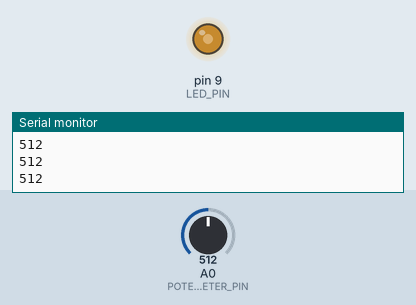
A sketch run on a simulated Arduino Uno, built with avr-gcc and run on an emulated ATmega328P. On the bench: output pins drawn as LEDs (lit = HIGH), the last lines printed to the serial monitor. The inputs (shaded band) are chosen by the test bench; at power-on: A0 (POTENTIOMETER_PIN) = 512.

Above: at 1.2 s.
1.3 s: A0 (POTENTIOMETER_PIN) set to 716
At 2.3 s:
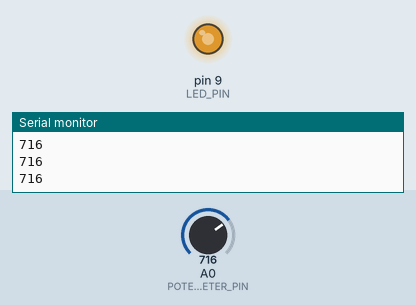
2.8 s: A0 (POTENTIOMETER_PIN) set to 900
At 3.6 s:
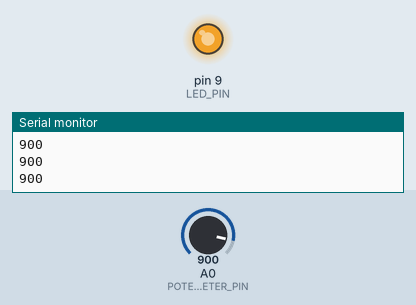
4.3 s: A0 (POTENTIOMETER_PIN) set to 122
At 4.6 s:
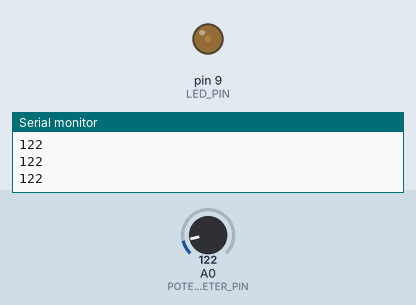
5.8 s: A0 (POTENTIOMETER_PIN) set to 0
At 7.0 s:
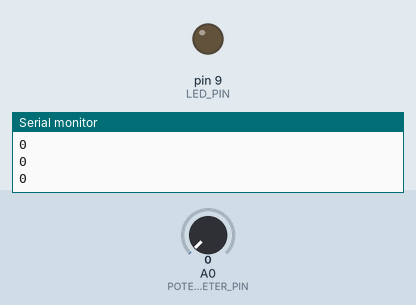
Timing chart, 0 to 8.3 s (numbered marks = the images above; inputs shaded):
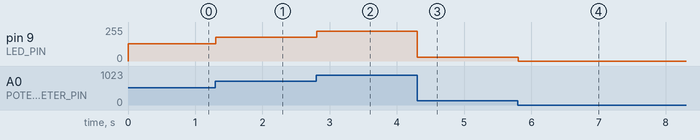

Measured:
- after the input at 1.3 s, pin 9 (LED_PIN): 128/255 → 179/255 at once
- after the input at 2.8 s, pin 9 (LED_PIN): 179/255 → 225/255 at once
- after the input at 4.3 s, pin 9 (LED_PIN): 225/255 → 30/255 at once
- after the input at 5.8 s, pin 9 (LED_PIN): 30/255 → 0/255 at once

The sketch:

potentiometer.ino
```cpp
#define LED_PIN 9
#define POTENTIOMETER_PIN A0

void setup() {
  Serial.begin(9600);
  pinMode(LED_PIN, OUTPUT);
}

void loop() {
  const int potentiometer_val = analogRead(POTENTIOMETER_PIN);
  Serial.println(potentiometer_val);
  analogWrite(LED_PIN, potentiometer_val / (1023 / 255));
  delay(1);
}
```
